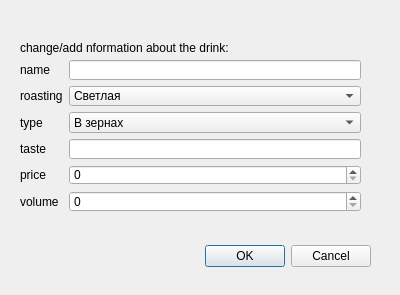
<?xml version="1.0" encoding="UTF-8"?>
<ui version="4.0">
 <class>Dialog</class>
 <widget class="QDialog" name="Dialog">
  <property name="geometry">
   <rect>
    <x>0</x>
    <y>0</y>
    <width>400</width>
    <height>295</height>
   </rect>
  </property>
  <property name="windowTitle">
   <string>Dialog</string>
  </property>
  <widget class="QDialogButtonBox" name="buttonBox">
   <property name="geometry">
    <rect>
     <x>30</x>
     <y>240</y>
     <width>341</width>
     <height>32</height>
    </rect>
   </property>
   <property name="orientation">
    <enum>Qt::Horizontal</enum>
   </property>
   <property name="standardButtons">
    <set>QDialogButtonBox::Cancel|QDialogButtonBox::Ok</set>
   </property>
  </widget>
  <widget class="QLabel" name="label">
   <property name="geometry">
    <rect>
     <x>20</x>
     <y>40</y>
     <width>381</width>
     <height>16</height>
    </rect>
   </property>
   <property name="text">
    <string>change/add nformation about the drink:</string>
   </property>
  </widget>
  <widget class="QWidget" name="formLayoutWidget">
   <property name="geometry">
    <rect>
     <x>20</x>
     <y>60</y>
     <width>341</width>
     <height>152</height>
    </rect>
   </property>
   <layout class="QFormLayout" name="formLayout">
    <item row="0" column="0">
     <widget class="QLabel" name="nameLabel">
      <property name="text">
       <string>name</string>
      </property>
     </widget>
    </item>
    <item row="0" column="1">
     <widget class="QLineEdit" name="nameLineEdit"/>
    </item>
    <item row="1" column="0">
     <widget class="QLabel" name="roastingLabel">
      <property name="text">
       <string>roasting</string>
      </property>
     </widget>
    </item>
    <item row="1" column="1">
     <widget class="QComboBox" name="roastingComboBox">
      <item>
       <property name="text">
        <string>Светлая</string>
       </property>
      </item>
      <item>
       <property name="text">
        <string>Средняя</string>
       </property>
      </item>
      <item>
       <property name="text">
        <string>Темная</string>
       </property>
      </item>
      <item>
       <property name="text">
        <string>Очень темная</string>
       </property>
      </item>
     </widget>
    </item>
    <item row="2" column="0">
     <widget class="QLabel" name="typeLabel">
      <property name="text">
       <string>type</string>
      </property>
     </widget>
    </item>
    <item row="2" column="1">
     <widget class="QComboBox" name="typeComboBox">
      <item>
       <property name="text">
        <string>В зернах</string>
       </property>
      </item>
      <item>
       <property name="text">
        <string>Молотый</string>
       </property>
      </item>
     </widget>
    </item>
    <item row="3" column="0">
     <widget class="QLabel" name="tasteLabel">
      <property name="text">
       <string>taste</string>
      </property>
     </widget>
    </item>
    <item row="3" column="1">
     <widget class="QLineEdit" name="tasteLineEdit"/>
    </item>
    <item row="4" column="0">
     <widget class="QLabel" name="priceLabel">
      <property name="text">
       <string>price</string>
      </property>
     </widget>
    </item>
    <item row="4" column="1">
     <widget class="QSpinBox" name="priceSpinBox"/>
    </item>
    <item row="5" column="0">
     <widget class="QLabel" name="volumeLabel">
      <property name="text">
       <string>volume</string>
      </property>
     </widget>
    </item>
    <item row="5" column="1">
     <widget class="QSpinBox" name="volumeSpinBox"/>
    </item>
   </layout>
  </widget>
 </widget>
 <resources/>
 <connections>
  <connection>
   <sender>buttonBox</sender>
   <signal>accepted()</signal>
   <receiver>Dialog</receiver>
   <slot>accept()</slot>
   <hints>
    <hint type="sourcelabel">
     <x>248</x>
     <y>254</y>
    </hint>
    <hint type="destinationlabel">
     <x>157</x>
     <y>274</y>
    </hint>
   </hints>
  </connection>
  <connection>
   <sender>buttonBox</sender>
   <signal>rejected()</signal>
   <receiver>Dialog</receiver>
   <slot>reject()</slot>
   <hints>
    <hint type="sourcelabel">
     <x>316</x>
     <y>260</y>
    </hint>
    <hint type="destinationlabel">
     <x>286</x>
     <y>274</y>
    </hint>
   </hints>
  </connection>
 </connections>
</ui>
